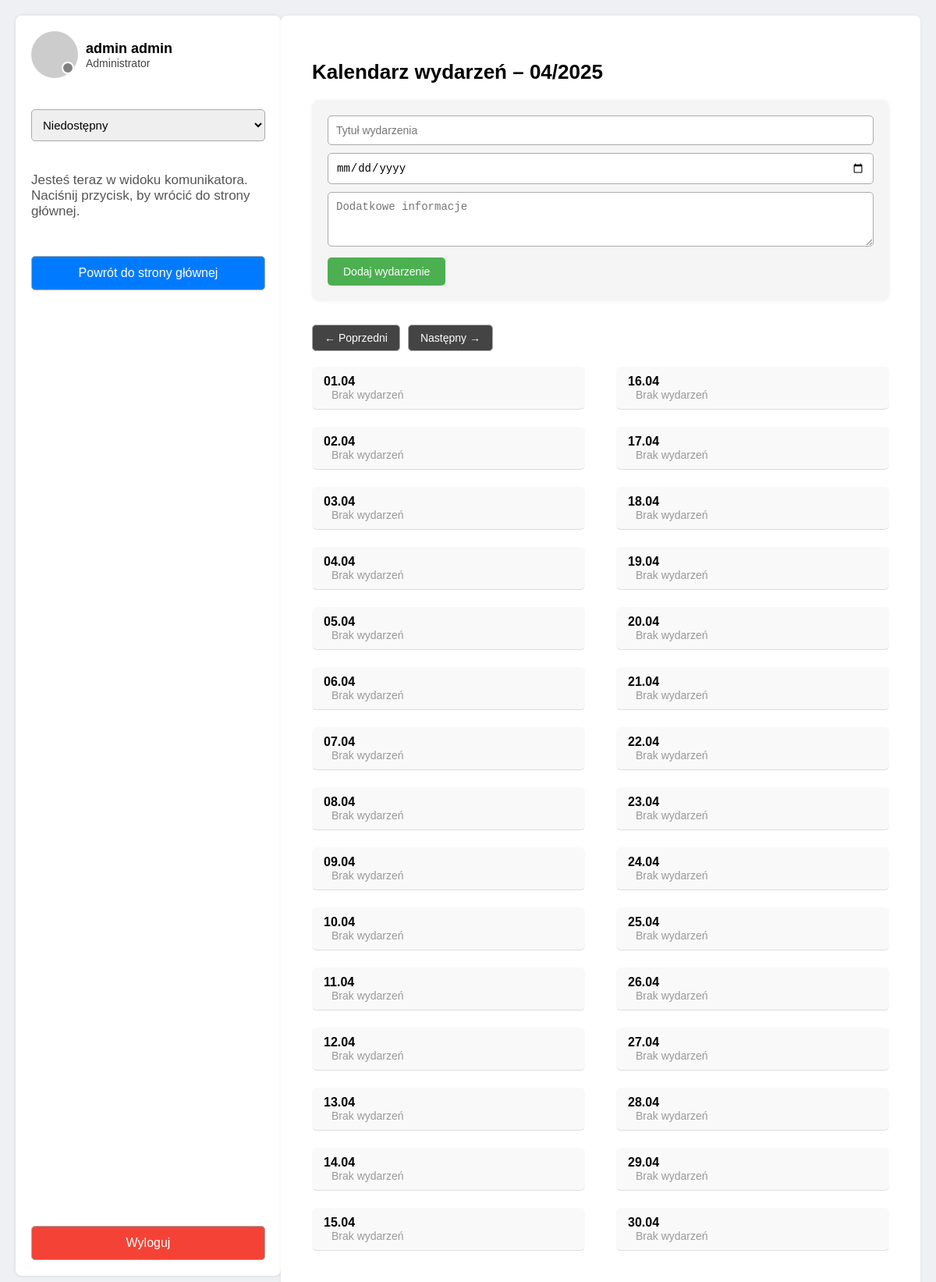
The page /calendar/ (signed in) on the database its author committed.
### users/models.py (models this page shows, shortened)
class User(AbstractUser):
    ROLE_CHOICES = [
        ('administrator', 'Administrator'),
        ('secretariat', 'Sekretariat'),
        ('user', 'Użytkownik'),
    ]
    STATUS_CHOICES = [
        ('available', 'Dostępny'),
        ('busy', 'Zajęty'),
        ('offline', 'Niedostępny'),
    ]
    rola = models.CharField(max_length=20, choices=ROLE_CHOICES, default='user')
    status = models.CharField(max_length=20, choices=STATUS_CHOICES, default='available')

### users/views.py (the view)
# urls.py: path("calendar/", calendar_view, name="calendar"),
@login_required
def calendar_view(request):
    year = int(request.GET.get('year', date.today().year))
    month = int(request.GET.get('month', date.today().month))
    days_in_month = monthrange(year, month)[1]
    events = Event.objects.filter(date__year=year, date__month=month)
    events_by_day = {}
    for event in events:
        events_by_day.setdefault(event.date.day, []).append(event)
    calendar_days = []
    for day in range(1, days_in_month + 1):
        calendar_days.append({
            "day": day,
            "events": events_by_day.get(day, [])
        })
        if request.user.rola == "administrator":
            return_url = "/administrator/mainpage/"
        elif request.user.rola == "secretariat":  # <- poprawione
            return_url = "/secretariat/mainpage/"
        else:
            return_url = "/user/mainpage/"
    half = len(calendar_days) // 2
    left_days = calendar_days[:half]
    right_days = calendar_days[half:]
    return render(request, "calendar/calendar.html", {
        "year": year,
        "month": month,
        "calendar_days": calendar_days,
        "left_days": left_days,
        "right_days": right_days,
        "return_url": return_url,
    })

### users/templates/calendar/calendar.html (shortened to what this page needs)
<!DOCTYPE html>
<html lang="pl">
<head>
</head>
<body>
  <div class="container">
    <div class="sidebar">
      <div class="top-section">
        <div class="profile">
          <div class="profile-pic">
            <div class="status-dot {% if request.user.status == 'available' %}green{% elif request.user.status == 'busy' %}orange{% else %}gray{% endif %}"></div>
          </div>
          <div class="user-info">
            <h2>{{ request.user.get_full_name }}</h2>
            <div class="role">{{ request.user.get_rola_display }}</div>
          </div>
        </div>
        <form method="post" action="{% url 'change_status' %}" style="margin-top: 10px;">
          <select name="status" onchange="this.form.submit()" style="width: 100%; padding: 10px; font-size: 15px; border-radius: 5px; border: 1px solid #aaa;">
            <option value="offline" {% if request.user.status == 'offline' %}selected{% endif %}>Niedostępny</option>
          </select>
        </form>
        <p style="font-size: 17px; color: #555; margin-top: 10px;">
          Jesteś teraz w widoku komunikatora.<br>
          Naciśnij przycisk, by wrócić do strony głównej.
        </p>
        <a href="{{ return_url }}"><button class="btn back-btn">Powrót do strony głównej</button></a>
      </div>
      <form method="post" action="{% url 'logout' %}" style="margin-top: 120px;">
        <button class="btn logout-btn" type="submit">Wyloguj</button>
      </form>
    </div>
    <div class="main">
      <div class="calendar">
        <h1>Kalendarz wydarzeń – {{ month|stringformat:"02d" }}/{{ year }}</h1>
        {% if request.user.is_staff or request.user.rola == 'sekretariat' %}
           <form class="event-form" method="post" action="{% url 'add_event' %}">
            <input type="text" name="title" placeholder="Tytuł wydarzenia" required>
            <input type="date" name="date" required>
            <textarea name="description" placeholder="Dodatkowe informacje" rows="3"></textarea>
            <button type="submit">Dodaj wydarzenie</button>
          </form>
        {% else %}
          <p style="font-style: italic; color: #999;">Dodawanie wydarzeń jest dostępne tylko dla sekretariatu i administratorów.</p>
        {% endif %}
        <div class="calendar-nav">
          <a href="?month={{ month|add:"-1" }}&year={{ year }}">← Poprzedni</a>
          <a href="?month={{ month|add:"1" }}&year={{ year }}">Następny →</a>
        </div>
        <div class="calendar-grid">
          <div class="calendar-column">
            {% for day in left_days %}
              <div class="day-entry">
                <strong>{{ day.day|stringformat:"02d" }}.{{ month|stringformat:"02d" }}</strong><br>
                {% if day.events %}
                  {% for event in day.events %}
                    <div class="event">
                      {{ event.title }} – {{ event.description }}
                      {% if event.created_by == request.user %}
                        <form action="{% url 'delete_event' event.id %}" method="post" style="display:inline;">
                          {% csrf_token %}
                          <button type="submit" class="delete-btn">🗑 Usuń</button>
                        </form>
                      {% endif %}
                    </div>
                  {% endfor %}
                {% else %}
                  <div class="no-events">Brak wydarzeń</div>
                {% endif %}
              </div>
            {% endfor %}
          </div>
          <div class="calendar-column">
            {% for day in right_days %}
              <div class="day-entry">
                <strong>{{ day.day|stringformat:"02d" }}.{{ month|stringformat:"02d" }}</strong><br>
                {% if day.events %}
                  {% for event in day.events %}
                    <div class="event">
                      {{ event.title }} – {{ event.description }}
                      {% if event.created_by == request.user %}
                        <form action="{% url 'delete_event' event.id %}" method="post" style="display:inline;">
                          {% csrf_token %}
                          <button type="submit" class="delete-btn">🗑 Usuń</button>
                        </form>
                      {% endif %}
                    </div>
                  {% endfor %}
                {% else %}
                  <div class="no-events">Brak wydarzeń</div>
                {% endif %}
              </div>
            {% endfor %}
          </div>
        </div>
  </div>
</body>
</html>

### users/templates/calendar/calendar.html (style rules this page uses)
body { margin: 0; font-family: Arial, sans-serif; background-color: #eef0f3; }
.container { display: flex; height: 100vh; padding: 20px; box-sizing: border-box; }
.sidebar { width: 300px; background-color: white; padding: 20px; border-radius: 8px; box-shadow: 0 0 5px rgba(0, 0, 0, 0.1); display: flex; flex-direction: column; justify-content: space-between; gap: 30px; }
.top-section { display: flex; flex-direction: column; gap: 30px; }
.profile { display: flex; align-items: center; gap: 10px; }
.profile-pic { width: 60px; height: 60px; background-color: #ccc; border-radius: 50%; position: relative; }
.status-dot { position: absolute; bottom: 5px; right: 5px; width: 12px; height: 12px; border-radius: 50%; border: 2px solid white; }
.status-dot.gray { background-color: gray; }
.user-info h2 { margin: 0; font-size: 18px; }
.role { font-size: 14px; color: #444; }
.buttons button, .logout-btn, .back-btn { width: 100%; padding: 12px 20px; font-size: 16px; border: 1px solid #aaa; border-radius: 5px; cursor: pointer; text-align: center; color: #ffffff; background-color: #444; }
.back-btn { background-color: #007bff; }
.logout-btn { background-color: #f44336; }
.main { flex: 1; padding: 40px; background-color: #fff; border-radius: 8px; box-shadow: 0 0 5px rgba(0, 0, 0, 0.05); overflow-y: auto; height: 100%; }
.calendar h1 { font-size: 26px; margin-bottom: 20px; }
.calendar-nav { display: flex; gap: 10px; margin-bottom: 20px; }
.calendar-nav a { padding: 8px 15px; font-size: 14px; border: 1px solid #aaa; border-radius: 5px; background-color: #444; color: white; text-decoration: none; }
.calendar-grid { display: grid; grid-template-columns: 1fr 1fr; gap: 40px; width: 100%; }
.calendar-column { flex: 1 1 50%; min-width: 300px; display: flex; flex-direction: column; gap: 10px; }
.day-entry { margin-bottom: 12px; padding: 10px 15px; border-bottom: 1px solid #ddd; background-color: #f9f9f9; border-radius: 6px; }
.no-events { font-size: 14px; color: #999; padding-left: 10px; }
.event-form { margin-bottom: 30px; background: #f5f5f5; padding: 20px; border-radius: 10px; box-shadow: 0 0 5px rgba(0, 0, 0, 0.05); }
.event-form input, .event-form textarea { width: 100%; padding: 10px; font-size: 14px; margin-bottom: 10px; border: 1px solid #aaa; border-radius: 5px; box-sizing: border-box; }
.event-form button { padding: 10px 20px; font-size: 14px; background-color: #4caf50; color: white; border: none; border-radius: 5px; cursor: pointer; }

### rows shown on the page
User: user.get_full_name "admin admin", user.rola "Administrator", status "Niedostępny"

### other values the page prints
{{ month|stringformat:"02d" }} "04"
{{ year }} "2025"
{{ day.day|stringformat:"02d" }} "01" "02" "03" "04" "05" "06" "07" "08" "09" "10" "11" "12" "13" "14" "15"
{{ month|stringformat:"02d" }} "04" "04" "04" "04" "04" "04" "04" "04" "04" "04" "04" "04" "04" "04" "04"
{{ day.day|stringformat:"02d" }} "16" "17" "18" "19" "20" "21" "22" "23" "24" "25" "26" "27" "28" "29" "30"
